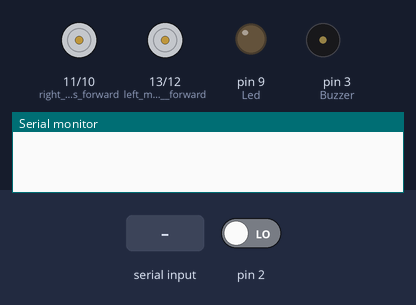
A sketch run on a simulated Arduino Uno, built with avr-gcc and run on an emulated ATmega328P. On the bench: motor-driver pin pairs drawn as motors (green arrow = first pin HIGH = forward, orange = second pin HIGH = backward, longer = more drive), output pins drawn as LEDs (lit = HIGH), buzzer (waves = sounding, pin HIGH), the last lines printed to the serial monitor. The test bench sets the inputs (shaded band); at power-on: pin 2 LOW.

Above: at 2.2 s.
2.3 s: "V" received over Serial
At 2.45 s:
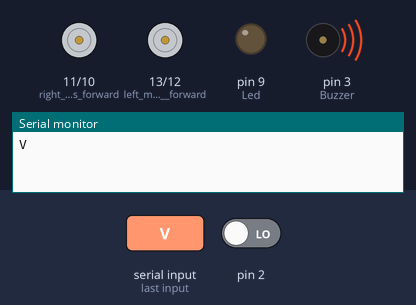
5.3 s: "B" received over Serial
At 5.7 s:
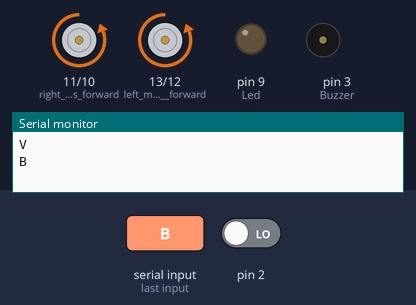
6.9 s: "W" received over Serial
At 8.1 s:
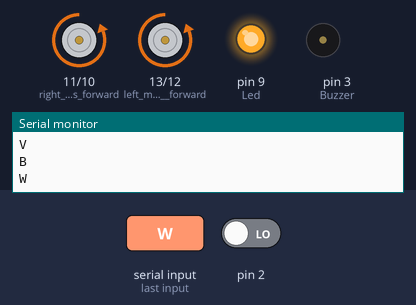
8.4 s: "F" received over Serial
At 9.2 s:
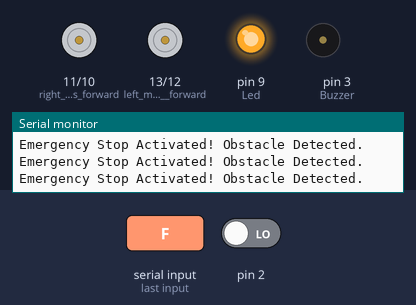
9.9 s: "V" received over Serial
At 10.15 s:
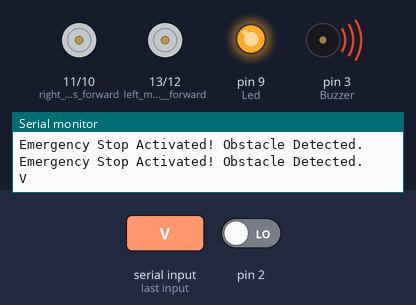
Timing chart, 0 to 13.9 s (numbered marks = the images above; inputs shaded):
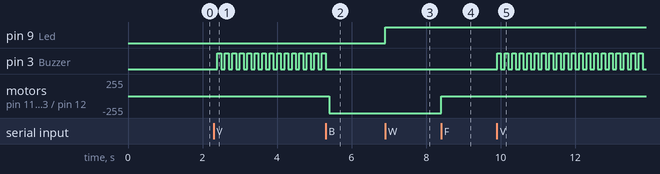

Measured:
- after the input at 2.3 s, pin 3 (Buzzer): alternates HIGH for 0.10 s and LOW for 0.10 s, starting after 0.10 s
- after the input at 5.3 s, pin 3 (Buzzer): goes on until 5.3 s, then stays LOW; motor on pin 11 (right__motors_forward) / pin 10 (right_motors_reverse), motor on pin 13 (left_motors__forward) / pin 12 (left_motors_reverse): stopped → backward 255/255 after 0.10 s
- after the input at 6.9 s, pin 9 (Led): LOW → HIGH at once
- after the input at 8.4 s, motor on pin 11 (right__motors_forward) / pin 10 (right_motors_reverse), motor on pin 13 (left_motors__forward) / pin 12 (left_motors_reverse): backward 255/255 → stopped at once
- after the input at 9.9 s, pin 3 (Buzzer): alternates HIGH for 0.10 s and LOW for 0.10 s, starting at once

The sketch:

Bluetooth_Car_sample_code_echo_sensor.ino
```cpp
char t;
int h;
int distance;

void setup() {
  pinMode(13, OUTPUT);  //left motors  forward
  pinMode(12, OUTPUT);  //left motors reverse
  pinMode(11, OUTPUT);  //right  motors forward
  pinMode(10, OUTPUT);  //right motors reverse
  pinMode(9, OUTPUT);   //Led
  pinMode(3, OUTPUT);   // Buzzer (Horn) on Pin 3
  h = pulseIn(2, HIGH);  // Read the distance from the ultrasonic sensor on Pin 2
  Serial.begin(9600);
  distance = h * 0.034 / 2;  // Calculate distance in centimeters
}

void EmergencyStop() {
  if (distance < 20) {  // If an obstacle is detected within 20 cm
    digitalWrite(13, LOW);
    digitalWrite(12, LOW);
    digitalWrite(11, LOW);
    digitalWrite(10, LOW);
    digitalWrite(3, LOW);
    Serial.println("Emergency Stop Activated! Obstacle Detected.");
  }
}

void loop() {
  if (Serial.available()) {
    t = Serial.read();
    Serial.println(t);
  }

  if (t == 'F') {  //move  forward(all motors rotate in forward direction)
    digitalWrite(13, HIGH);
    digitalWrite(11, HIGH);
    EmergencyStop();
  }

  else if (t == 'B') {  //move reverse (all  motors rotate in reverse direction)
    digitalWrite(12, HIGH);
    digitalWrite(10, HIGH);
  }

  else if (t == 'L') {  //turn left (left side motors rotate in forward direction,  right side motors doesn't rotate)
    digitalWrite(11, HIGH);
    EmergencyStop();
  }

  else if (t == 'R') {  //turn right (right side motors rotate in forward direction, left  side motors doesn't rotate)
    digitalWrite(13, HIGH);
    EmergencyStop();
  }

  else if (t == 'W') {  //turn led on or off)
    digitalWrite(9, HIGH);
  } else if (t == 'w') {
    digitalWrite(9, LOW);
  }

  else if (t == 'S') {  //STOP (all motors stop)
    digitalWrite(13, LOW);
    digitalWrite(12, LOW);
    digitalWrite(11, LOW);
    digitalWrite(10, LOW);
    digitalWrite(3, LOW);
  }

  // Horn (Buzzer) activation ('V')
  else if (t == 'V') {
    digitalWrite(3, HIGH);

    delay(100);             // Buzzer sounds for 500 milliseconds
    digitalWrite(3, LOW);   // Turn off the buzzer
  }
  delay(100);
}
```
